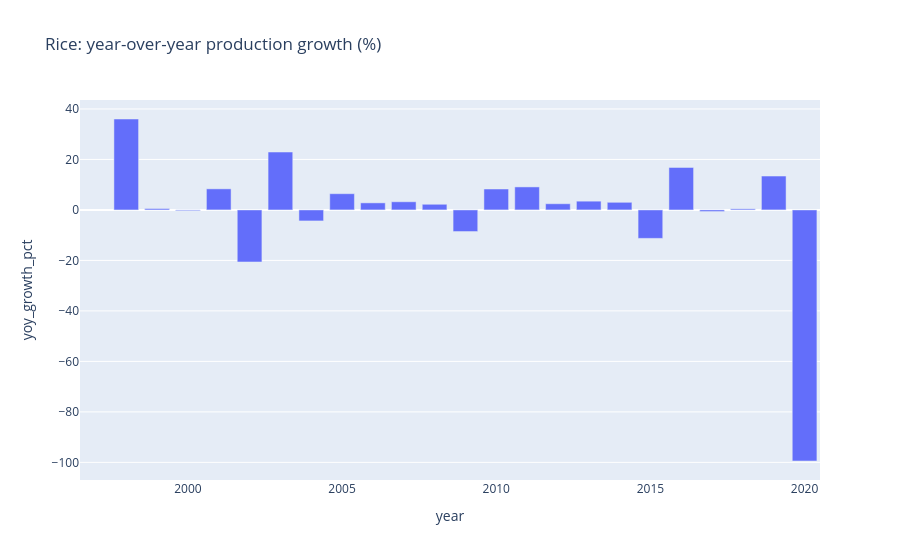

The notebook cell saved with this chart:
### Code cell
# --- Cell 3: Q2. Year-over-year production growth (Rice) ---
g = q("""
WITH yearly AS (SELECT year, SUM(production) AS prod FROM crop_yield WHERE crop = 'Rice' GROUP BY year)
SELECT year, ROUND(prod) AS production,
       ROUND(100.0 * (prod - LAG(prod) OVER (ORDER BY year)) / LAG(prod) OVER (ORDER BY year), 2) AS yoy_growth_pct
FROM yearly ORDER BY year""")
display(g.head())
px.bar(g, x="year", y="yoy_growth_pct", title="Rice: year-over-year production growth (%)")

### Figure 1 — Plotly figure (JSON) as saved in the notebook; plotly's stock layout.template omitted (floating-point values rounded to 4 significant figures)
{"data": [{"hovertemplate": "year=%{x}<br>yoy_growth_pct=%{y}<extra></extra>", "legendgroup": "", "marker": {"color": "#636efa", "pattern": {"shape": ""}}, "name": "", "orientation": "v", "showlegend": false, "textposition": "auto", "type": "bar", "x": [1997, 1998, 1999, 2000, 2001, 2002, 2003, 2004, 2005, 2006, 2007, 2008, 2009, 2010, 2011, 2012, 2013, 2014, 2015, 2016, 2017, 2018, 2019, 2020], "xaxis": "x", "y": [NaN, 36.02, 0.54, -0.31, 8.35, -20.62, 22.94, -4.36, 6.43, 2.8, 3.23, 2.24, -8.56, 8.29, 9.12, 2.45, 3.47, 3.02, -11.27, 16.84, -0.64, 0.43, 13.43, -99.46], "yaxis": "y"}], "layout": {"barmode": "relative", "legend": {"tracegroupgap": 0}, "title": {"text": "Rice: year-over-year production growth (%)"}, "xaxis": {"anchor": "y", "domain": [0.0, 1.0], "title": {"text": "year"}}, "yaxis": {"anchor": "x", "domain": [0.0, 1.0], "title": {"text": "yoy_growth_pct"}}}}
